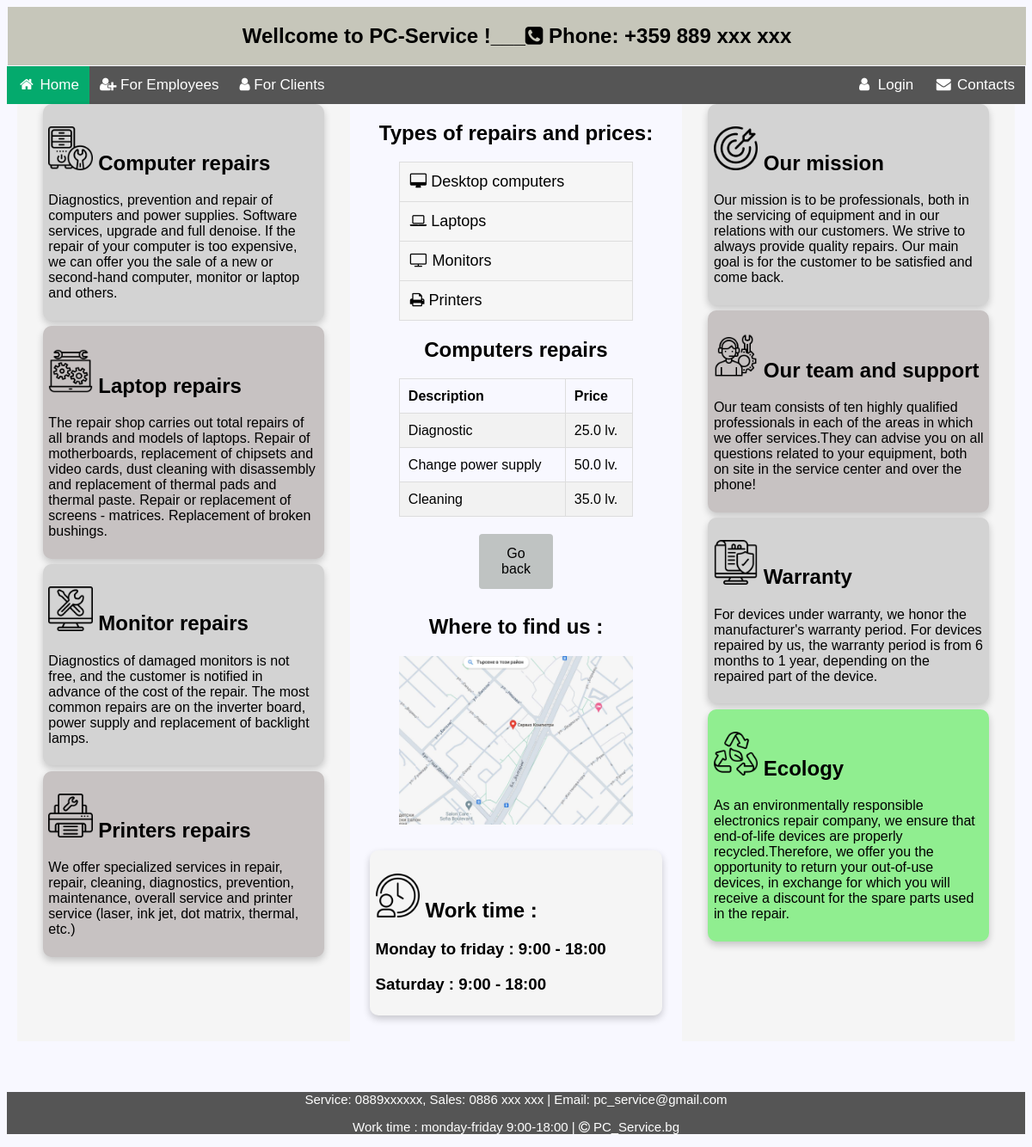
Page /info/price-list/computer/ on the earlier database version.
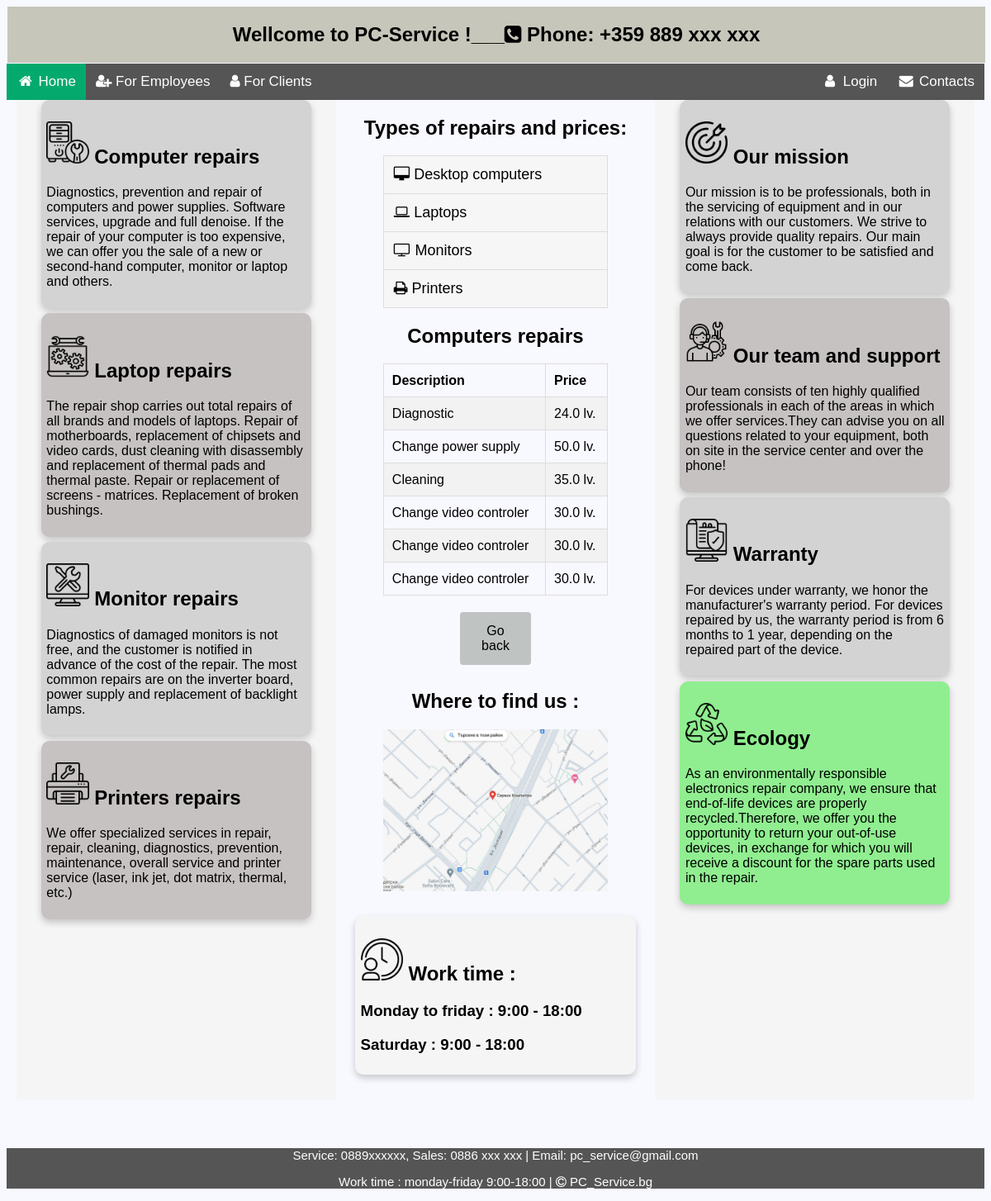
Same page on the later database version.
### sm_system/common/models.py (models this page shows, shortened)
class ServiceInfo(models.Model):
    DEVICE_MAX_LENGTH = 20
    DESCRIPTION_MAX_LENGTH = 200
    PRICE_MAX_LENGTH = 20
    device = models.CharField(
        max_length=DEVICE_MAX_LENGTH,
        choices=DEVICE,
        null=False,
        blank=False,
    )
    description = models.CharField(
        max_length=DESCRIPTION_MAX_LENGTH,
        null=False,
        blank=False,
    )
    price = models.FloatField(
        default= 0.00,
        null=False,
        blank=False,
    )
    class Meta:
        ordering = ('pk',)

### sm_system/common/views.py (the view)
# urls.py: path('price-list/<str:device_type>/', PriceListView.as_view(), name='price-list'),
class PriceListView(ListView):
    model = ServiceInfo
    template_name = 'common/price-list.html'
    context_object_name = 'device_list'
    device_mapping = {
        'computer': 'Computers',
        'laptop': 'Laptops',
        'monitor': 'Monitors',
        'printer': 'Printers',
    }
    def get_queryset(self):
        device_type = self.kwargs.get('device_type')
        if device_type in self.device_mapping:
            return super().get_queryset().filter(device=device_type)
        return super().get_queryset()
    def get_context_data(self, **kwargs):
        context = super().get_context_data(**kwargs)
        context['device_category'] = self.device_mapping.get(self.kwargs.get('device_type'))
        return context

### templates/common/price-list.html
{% extends 'common/service_wellcome.html' %}
{% block repair_type %}
<div class="info div">
        <h2 class="headers">{{ device_category }} repairs</h2>
    <table class="table">
        <tr >
            <th >Description</th>
            <th>Price</th>
        </tr>
        {% for row in object_list %}
        <tr>
            <td >{{ row.description }}</td>
            <td>{{ row.price }} lv.</td>
        </tr>
        {% empty %}
            <h2 class="headers">No records !</h2>
        {% endfor %}
    </table>
    <div>
        <a href="{% url 'home_page'%}" class="button">Go back</a>
    </div>
</div>
{% endblock %}

Differences in the rows shown:
changed ServiceInfo "Diagnostic": price "25.0" → "24.0"
added ServiceInfo: description "Change video controler", price "30.0"
added ServiceInfo: description "Change video controler", price "30.0"
added ServiceInfo: description "Change video controler", price "30.0"
